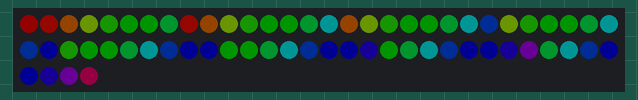
A sketch run on a simulated Arduino Uno, built with avr-gcc and run on an emulated ATmega328P. Shown: 64 RGB LEDs in strip order, left to right, continuing on the next row. Dim RGB values are drawn brighter than linear; the strip is taken to match the declared colour order.

Above: at 0.13 s.
At 2.0 s:
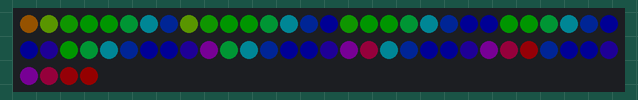
At 3.75 s:
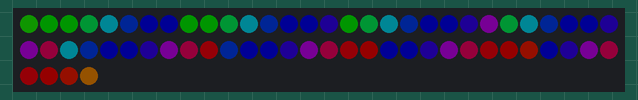
At 7.49 s:
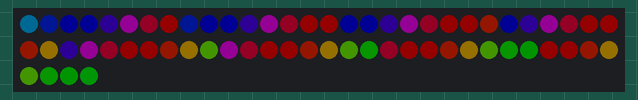
At 11.12 s:
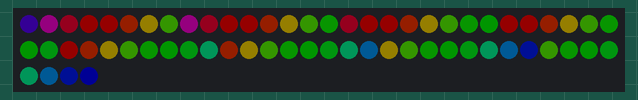
At 14.85 s:
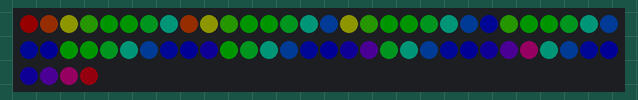

Measured:
- by itself, everything shown: repeats every 14.1 s, in 128 steps

The sketch:

regenbogen.ino
```cpp
// T-OI Plus + WEMOS 8x8 RGB Shield (64x WS2812B-2020)
// Regenbogen: ein weicher Farbverlauf wandert diagonal ueber die 64 LEDs.
// Datenpin D4 = GPIO8, Farbreihenfolge RGB.

#include <Adafruit_NeoPixel.h>

#define DATA_PIN    8
#define NUM_LEDS    64
#define BRIGHTNESS  20
#define FRAME_MS    30      // Pause pro Bild (kleiner = schneller)
#define HUE_STEP    512     // Farbverschiebung pro Bild (groesser = schneller)
#define HUE_PER_PX  4096    // Farbunterschied zwischen Nachbar-LEDs

Adafruit_NeoPixel strip(NUM_LEDS, DATA_PIN, NEO_RGB + NEO_KHZ800);

uint16_t offsetHue = 0;

void setup() {
  strip.begin();
  strip.setBrightness(BRIGHTNESS);
  strip.clear();
  strip.show();
}

void loop() {
  for (int y = 0; y < 8; y++) {
    for (int x = 0; x < 8; x++) {
      uint16_t hue = offsetHue + (x + y) * HUE_PER_PX;
      strip.setPixelColor(y * 8 + x, strip.gamma32(strip.ColorHSV(hue, 255, 255)));
    }
  }
  strip.show();
  offsetHue += HUE_STEP;
  delay(FRAME_MS);
}
```
